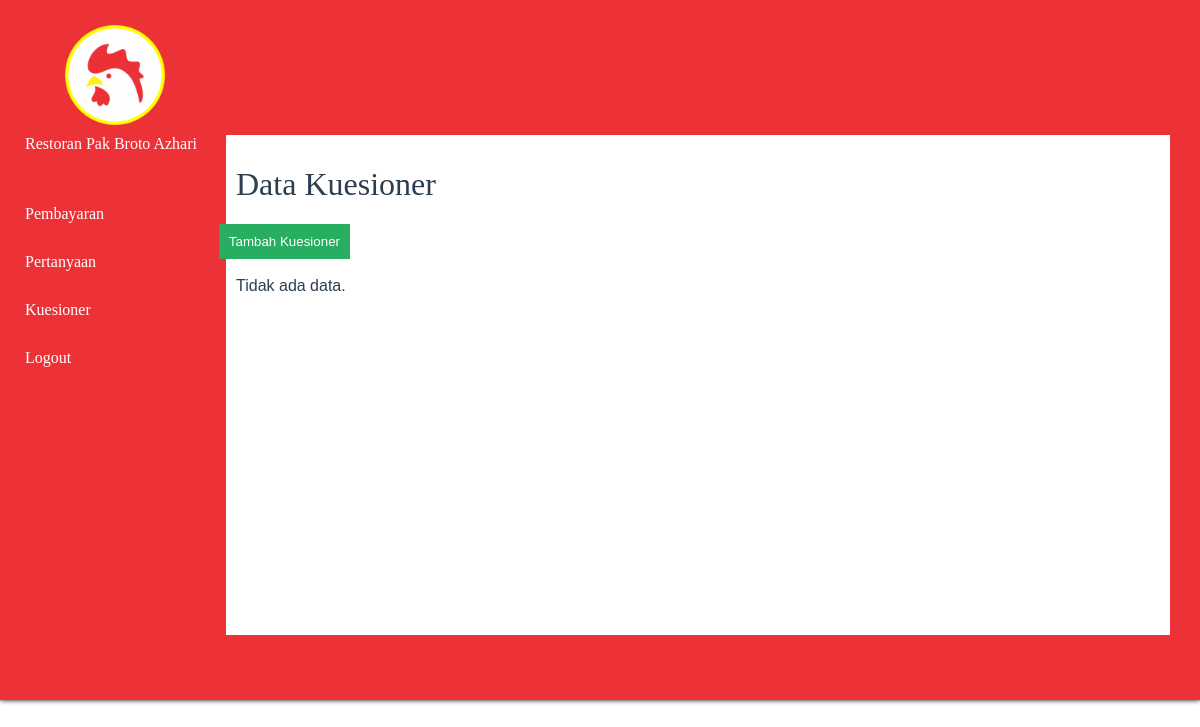
The page /modul_kuesioner/list-kuesioner.php on the database as committed earlier.
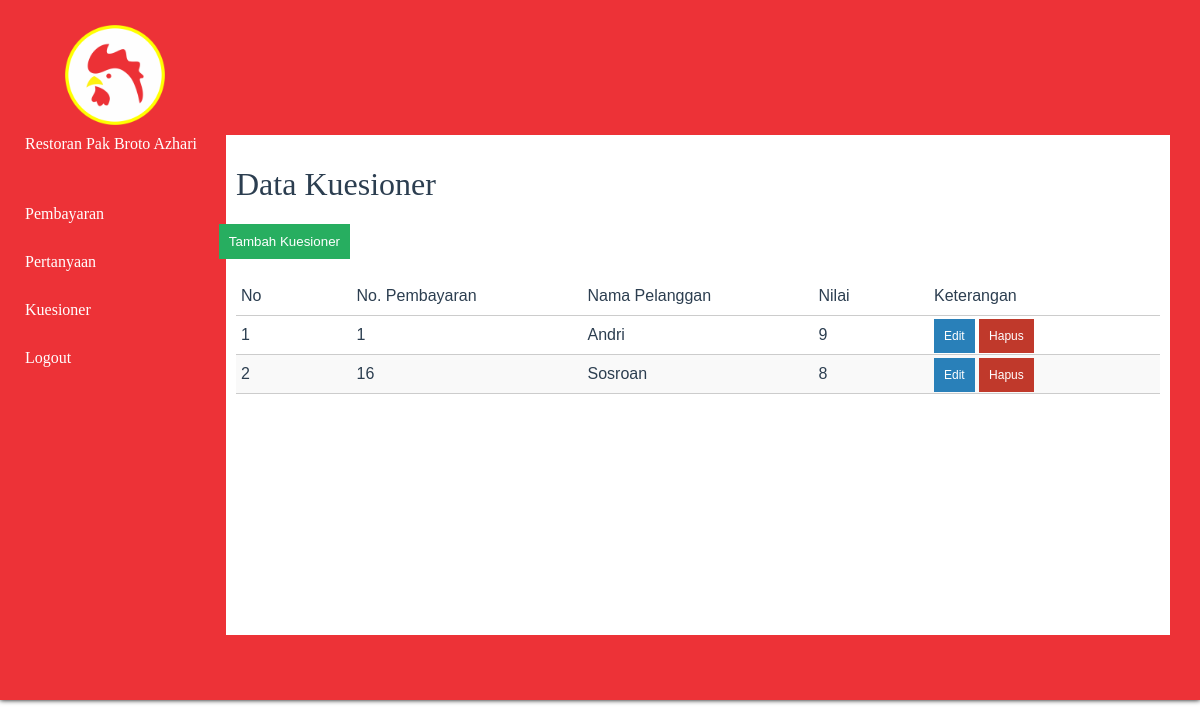
The same page on the database as committed later.
### tables this page shows
CREATE TABLE `pesanan` (
  `no_pesanan` int(11) NOT NULL,
  `id_meja` int(11) NOT NULL,
  `waktu_pesanan` timestamp NOT NULL DEFAULT CURRENT_TIMESTAMP ON UPDATE CURRENT_TIMESTAMP,
  `nama_pelanggan` varchar(50) NOT NULL
);

### modul_kuesioner/proses-list-kuesioner.php (called while the page is built, shortened)
<?php
include '../connection.php';
$query2 = "SELECT pesanan.no_pesanan, pesanan.nama_pelanggan, SUM(nilai) as nilai
            FROM kuesioner, pembayaran, pesanan WHERE kuesioner.no_pembayaran=pembayaran.no_pembayaran
            AND pembayaran.no_pesanan=pesanan.no_pesanan GROUP BY pembayaran.no_pembayaran";
$hasil2 = mysqli_query($db, $query2);
while ($row2 = mysqli_fetch_assoc($hasil2)) {
    $kuesioner[] = $row2;
}
?>

### modul_kuesioner/list-kuesioner.php (the view, shortened to what this page needs)
<?php
include '../function.php';
include 'proses-list-kuesioner.php';
?>
<!DOCTYPE html>
<html lang="en">
<head>
    <link rel="stylesheet" href="../css/style.css">
</head>
<body>
    <div class="container clearfix">
        <div class="logo"><img src="../img/LOGO.png" ></div>
        <h4>Restoran Pak Broto Azhari</h4>
        <div class="content">
            <h1>Data Kuesioner</h1>
            <div class="btn-tambah-div">
                <a href="tambah-kuesioner.php"><button class="btn btn-tambah" style="right: 790px;">Tambah Kuesioner</button></a>
            </div>
            <br>
            <?php if (empty($data_kuesioner)) : ?>
            Tidak ada data.
            <br>
            <?php else : ?>
            <table class="data">
                <tr>
                    <th style="text-align: left; width: 10%;">No</th>
                    <th style="text-align: left; width: 20%;">No. Pembayaran</th>
                    <th style="text-align: left; width: 20%;">Nama Pelanggan</th>
                    <th style="text-align: left; width: 10%;">Nilai</th>
                    <th style="text-align: left; width: 20%;">Keterangan</th>
                </tr>
                <?php $no=1; ?>
                <?php foreach ($kuesioner as $kuesioner) : ?>
                <tr>
                    <td><?php echo $no++; ?></td>
                    <td><?php echo $kuesioner['no_pesanan']; ?></td>
                    <td><?php echo $kuesioner['nama_pelanggan']; ?></td>
                    <td><?php echo $kuesioner['nilai']; ?></td>
                    <td>
                        <a href="edit-kuesioner.php?id_kuesioner=<?php echo $kuesioner['id_kuesioner'] ?>" class="btn btn-edit">Edit</a>
                        <a href="delete-kuesioner.php?id_kuesioner=" class="btn btn-hapus" onclick="return confirm('anda yakin akan menghapus data?');">Hapus</a>
                    </td>
                </tr>
                <?php  endforeach ?>
            </table>
            <?php endif ?>
        </div>
    </div>
</body>
</html>

Rows that differ between the two databases and show on the page:
now on this page (row unchanged): pesanan: no_pesanan "1", nama_pelanggan "Andri", nilai "9"
added pesanan: no_pesanan "16", nama_pelanggan "Sosroan", nilai "8"
Other text that changed with them:
text no longer shown: "Tidak ada data."
text now shown: "No No. Pembayaran Nama Pelanggan Nilai Keterangan"
